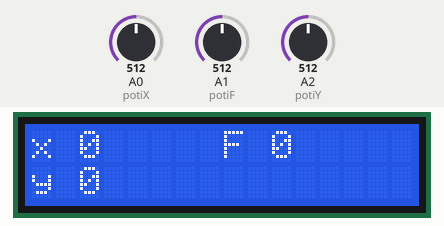
The sketch below on a simulated Arduino Uno, built with avr-gcc and run on an emulated ATmega328P. Shown: 16×2 character LCD. Inputs (shaded band) come from the test bench; at power-on: A0 (potiX) = 512, A1 (potiF) = 512, A2 (potiY) = 512.

Above: at 1.2 s.
1.3 s: A0 (potiX) set to 716
At 2.1 s:
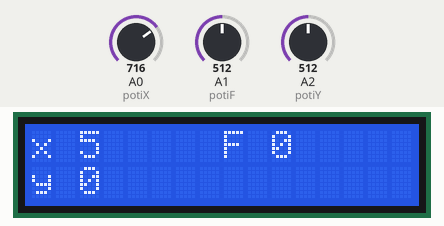
2.8 s: A1 (potiF) set to 716
At 3.2 s:
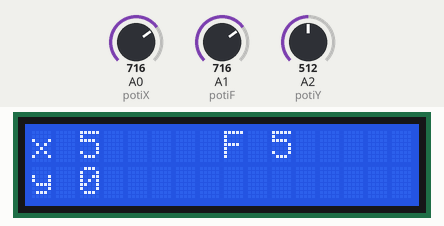
4.3 s: A2 (potiY) set to 716
At 5.5 s:
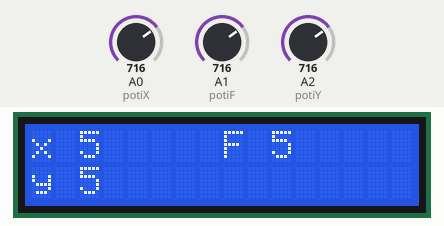
5.8 s: A0 (potiX) set to 900
At 6.7 s:
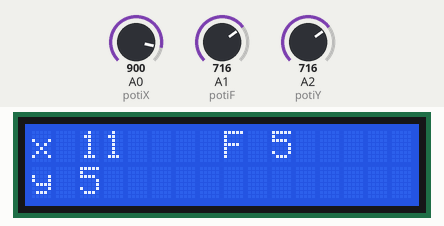
7.3 s: A1 (potiF) set to 900
At 7.8 s:
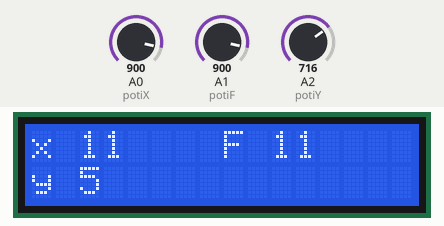
8.8 s: A2 (potiY) set to 900
At 10.2 s:
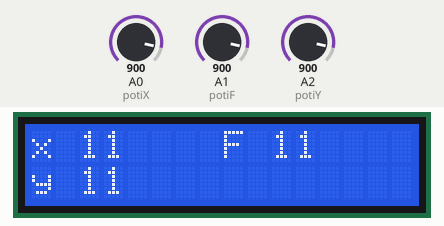
Timing chart, 0 to 11.3 s (numbered marks = the images above; inputs shaded):
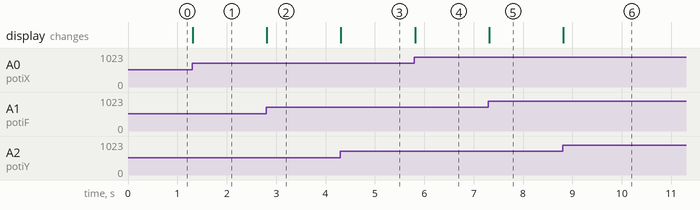

The sketch:

joystick_test.ino
```cpp
#include <math.h>
#include <Wire.h>
#include <LiquidCrystal_I2C.h>

LiquidCrystal_I2C lcd(0x27, 16, 2);

const int potiF = A1;

const int potiX = A0;
const int potiY = A2;

// variables
int valueF = 0;
int holdF = 1;
int valueX = 0;
int holdX = 1;
int valueY = 0;
int holdY = 1;

void setup()
{
  Serial.begin(9600);
  pinMode(potiX, INPUT);
  pinMode(potiY, INPUT);
  lcd.init();
  lcd.backlight();
}

void loop()
{
  valueX = getControle(analogRead(potiX));
  if (valueX != holdX) {
    holdX = valueX;
    lcdOut(0, 0, 'x', holdX, 8);
  }

  valueY = getControle(analogRead(potiY));
  if (valueY != holdY) {
    holdY = valueY;
    lcdOut(0, 1, 'y', holdY, 8);
  }

  valueF = getControle(analogRead(potiF));
  if (valueF != holdF) {
    holdF = valueF;
    lcdOut(8, 0, 'F', holdF, 8);
  }

}

int getControle(int potVal) {
  int medVal = potVal - 511;
  int absVal = (abs(medVal)-16)/32;
  if (medVal < 0) {
    absVal = -absVal;
  }
  return absVal;
}

void lcdOut(int x, int y, char c, int v, int space) {
  lcd.setCursor(x,y);
  for (int blank = 0; blank < space; blank++) {
    lcd.print(" ");
  }
  lcd.setCursor(x,y);
  lcd.print(c);
  lcd.print(" ");
  lcd.print(v);
}
```

Measured:
- after the input at 1.3 s, the display: changes at once (image 1)
- after the input at 2.8 s, the display: changes at once (image 2)
- after the input at 4.3 s, the display: changes at once (image 3)
- after the input at 5.8 s, the display: changes at once (image 4)
- after the input at 7.3 s, the display: changes at once (image 5)
- after the input at 8.8 s, the display: changes at once (image 6)
